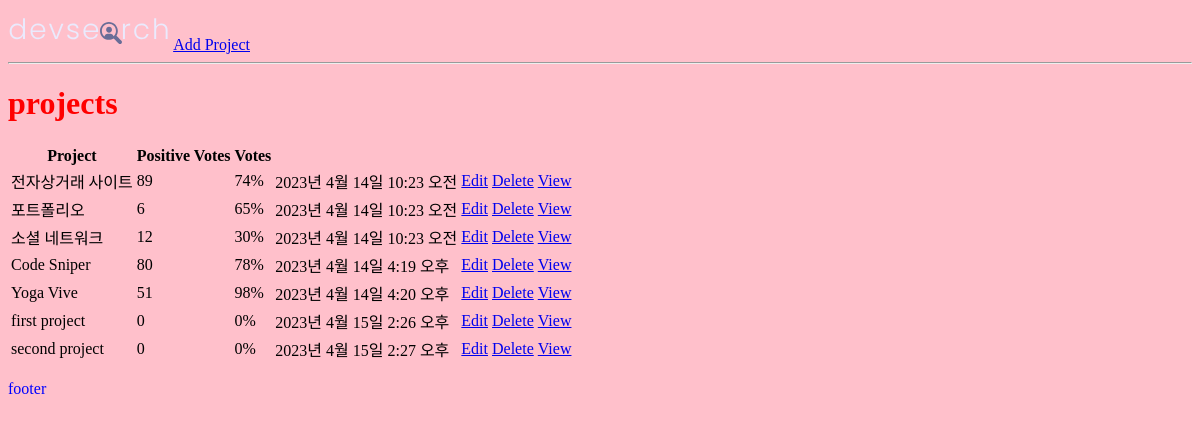
The app's page /, older data.
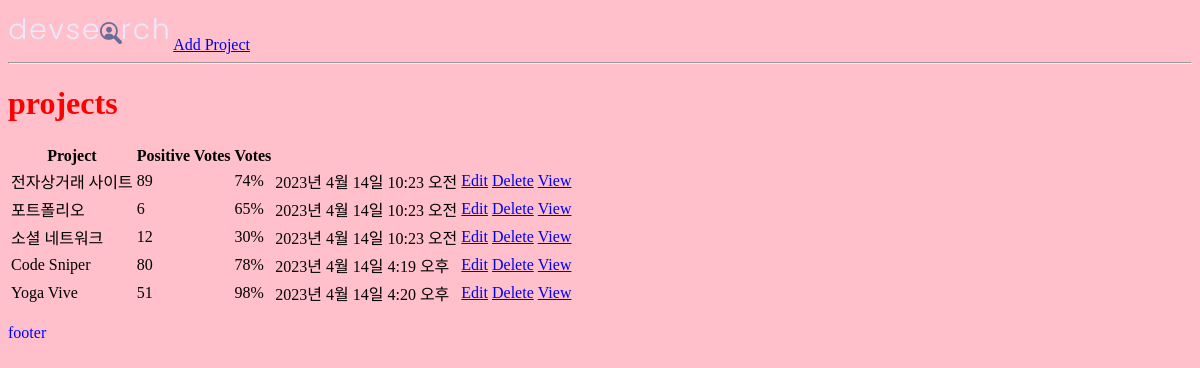
The same page, newer data.
### projects/models.py (models this page shows, shortened)
class Project(models.Model):
    title = models.CharField(max_length=200)
    description = models.TextField(null=True, blank=True)
    featured_image = models.ImageField(null=True, blank=True, default="default.jpg")
    demo_link = models.CharField(max_length=2000, null=True, blank=True)
    source_link = models.CharField(max_length=2000, null=True, blank=True)
    tags = models.ManyToManyField('Tag', blank=True)
    vote_total = models.IntegerField(default=0, null=True, blank=True)
    vote_ratio = models.IntegerField(default=0, null=True, blank=True)
    created = models.DateTimeField(auto_now_add=True)
    id = models.UUIDField(default=uuid.uuid4, unique=True, primary_key=True, editable=False)

### projects/views.py (the view)
# urls.py: path('', views.projects, name="projects"),
def projects(req):
    projects = Project.objects.all()
    context = {'projects': projects}
    return render(req, "projects/projects.html", context)

### projects/templates/projects/projects.html
{% extends 'main.html' %}
{% block content %}
  <h1>projects</h1>
  <table>
    <tr>
      <th>Project</th>
      <th>Positive Votes</th>
      <th>Votes</th>
      <th></th>
      <th></th>
      {%for project in projects %}
        <tr>
          <td>{{project.title}}</td>
          <td>{{ project.vote_total }}</td>
          <td>{{ project.vote_ratio }}%</td>
          <td>{{ project.created }}</td>
          <td>
            <a href="{% url 'update-project' project.id %}">Edit</a>
          </td>
          <td>
            <a href="{% url 'delete-project' project.id %}">Delete</a>
          </td>
          <td>
            <a href="{% url 'project' project.id %}">View</a>
          </td>
        </tr>
      {% endfor %}
    </tr>
  </table>
{% endblock content %}

### templates/main.html (shortened to what this page needs)
<!DOCTYPE html>
{% load static%}
<html lang="ko">
  <head>
    <link rel="stylesheet" href="{% static 'styles/main.css' %}">
  </head>
  <body>
    {% include 'navbar.html' %}
    {% block content %}{% endblock content %}
    <p>footer</p>
  </body>
</html>

### templates/navbar.html
{% load static %}
<img src="{% static 'images/logo.svg' %}" alt="">
<a href="{% url 'create-project'%}">Add Project</a>
<hr/>

### static/styles/main.css (style rules this page uses)
h1 { color: red; }
p { color: blue; }
body { background-color: pink; }

Row changes from the older to the newer data that the page shows:
removed Project: title "first project", vote_total "0", vote_ratio "0", created "2023년 4월 15일 2:26 오후"
removed Project: title "second project", vote_total "0", vote_ratio "0", created "2023년 4월 15일 2:27 오후"
